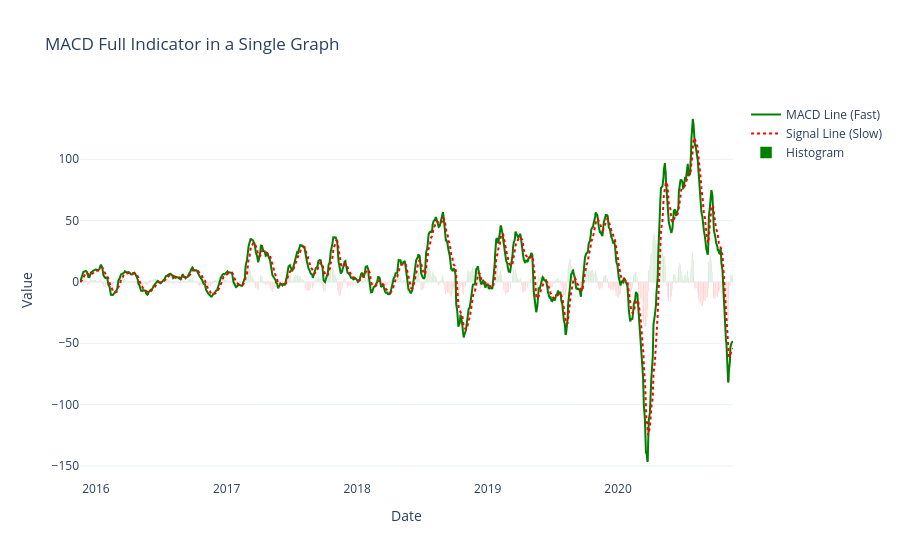

The notebook cell saved with this chart:
### Code cell
# Step 1: Ek single khali canvas banaya (No subplots!)
fig = go.Figure()

colors = ['green' if val >= 0 else 'red' for val in df['MACD_histogram']]

# Step 2: Pehli line add ki (MACD Line)
fig.add_trace(go.Scatter(
    x=df['Date'],
    y=df['MACD_line'],
    mode='lines',
    name='MACD Line (Fast)',
    line=dict(color='green', width=2)
))

# Step 3: Dusri line add ki (Signal Line) - Yeh automatic usi graph me plot hogi!
fig.add_trace(go.Scatter(
    x=df['Date'],
    y=df['signal_line'],
    mode='lines',
    name='Signal Line (Slow)',
    line=dict(color='red', width=2, dash='dot') # Isko dotted line bana diya
))

# Step 4: Teesra element add kiya (Histogram) - Bars ke roop me
fig.add_trace(go.Bar(
    x=df['Date'],
    y=df['MACD_histogram'],
    name='Histogram',
    marker=dict(color=colors, opacity=1.0) 
))

# Step 5: Layout set kiya
fig.update_layout(
    title='MACD Full Indicator in a Single Graph',
    xaxis_title='Date',
    yaxis_title='Value',
    hovermode='x unified',
    template='plotly_white'
)  

fig.show()

### Figure 1 — Plotly figure (JSON) as saved in the notebook; plotly's stock layout.template omitted (floating-point values rounded to 4 significant figures; data arrays with more than 128 entries replaced by an {"elided": "..."} marker saying what was removed)
{"data": [{"line": {"color": "green", "width": 2}, "mode": "lines", "name": "MACD Line (Fast)", "type": "scatter", "x": {"elided": "1233 str values"}, "y": {"elided": "1233 float values"}}, {"line": {"color": "red", "dash": "dot", "width": 2}, "mode": "lines", "name": "Signal Line (Slow)", "type": "scatter", "x": {"elided": "1233 str values"}, "y": {"elided": "1233 float values"}}, {"marker": {"color": {"elided": "1233 str values"}, "opacity": 1}, "name": "Histogram", "type": "bar", "x": {"elided": "1233 str values"}, "y": {"elided": "1233 float values"}}], "layout": {"hovermode": "x unified", "title": {"text": "MACD Full Indicator in a Single Graph"}, "xaxis": {"title": {"text": "Date"}}, "yaxis": {"title": {"text": "Value"}}}}
